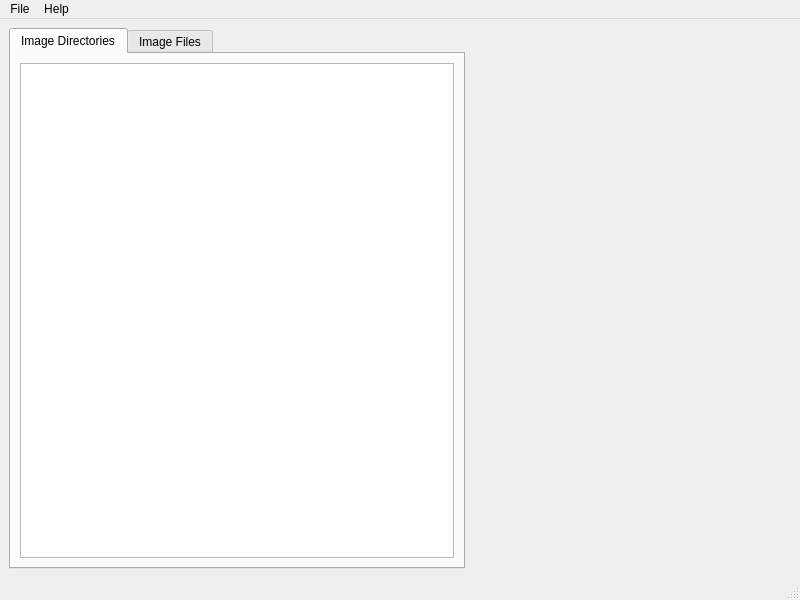
<?xml version="1.0" encoding="UTF-8"?>
<ui version="4.0">
 <class>FilesEditor</class>
 <widget class="QMainWindow" name="FilesEditor">
  <property name="geometry">
   <rect>
    <x>0</x>
    <y>0</y>
    <width>800</width>
    <height>600</height>
   </rect>
  </property>
  <property name="windowTitle">
   <string>MainWindow</string>
  </property>
  <widget class="QWidget" name="centralwidget">
   <layout class="QGridLayout" name="gridLayout_2">
    <item row="0" column="0">
     <widget class="QTabWidget" name="tabWidget">
      <property name="currentIndex">
       <number>0</number>
      </property>
      <widget class="QWidget" name="tab_image_directories">
       <attribute name="title">
        <string>Image Directories</string>
       </attribute>
       <layout class="QGridLayout" name="gridLayout">
        <item row="0" column="0">
         <widget class="QTableView" name="dir_list_tableView">
          <property name="editTriggers">
           <set>QAbstractItemView::AllEditTriggers</set>
          </property>
          <property name="selectionMode">
           <enum>QAbstractItemView::SingleSelection</enum>
          </property>
         </widget>
        </item>
       </layout>
      </widget>
      <widget class="QWidget" name="tab_image_files">
       <attribute name="title">
        <string>Image Files</string>
       </attribute>
      </widget>
     </widget>
    </item>
    <item row="0" column="2">
     <layout class="QVBoxLayout" name="verticalLayout">
      <property name="rightMargin">
       <number>0</number>
      </property>
      <property name="bottomMargin">
       <number>0</number>
      </property>
      <item>
       <widget class="QWidget" name="image_preview_widget" native="true">
        <property name="minimumSize">
         <size>
          <width>320</width>
          <height>240</height>
         </size>
        </property>
       </widget>
      </item>
      <item>
       <spacer name="verticalSpacer">
        <property name="orientation">
         <enum>Qt::Vertical</enum>
        </property>
        <property name="sizeHint" stdset="0">
         <size>
          <width>20</width>
          <height>40</height>
         </size>
        </property>
       </spacer>
      </item>
     </layout>
    </item>
   </layout>
  </widget>
  <widget class="QMenuBar" name="menubar">
   <property name="geometry">
    <rect>
     <x>0</x>
     <y>0</y>
     <width>800</width>
     <height>21</height>
    </rect>
   </property>
   <widget class="QMenu" name="menuFile">
    <property name="title">
     <string>File</string>
    </property>
    <addaction name="actionSave"/>
    <addaction name="actionQuit"/>
   </widget>
   <widget class="QMenu" name="menuHelp">
    <property name="title">
     <string>Help</string>
    </property>
    <addaction name="actionAbout"/>
   </widget>
   <addaction name="menuFile"/>
   <addaction name="menuHelp"/>
  </widget>
  <widget class="QStatusBar" name="statusbar"/>
  <action name="actionSave">
   <property name="text">
    <string>Save</string>
   </property>
  </action>
  <action name="actionQuit">
   <property name="text">
    <string>Quit</string>
   </property>
  </action>
  <action name="actionAbout">
   <property name="text">
    <string>About</string>
   </property>
  </action>
 </widget>
 <resources/>
 <connections/>
</ui>
